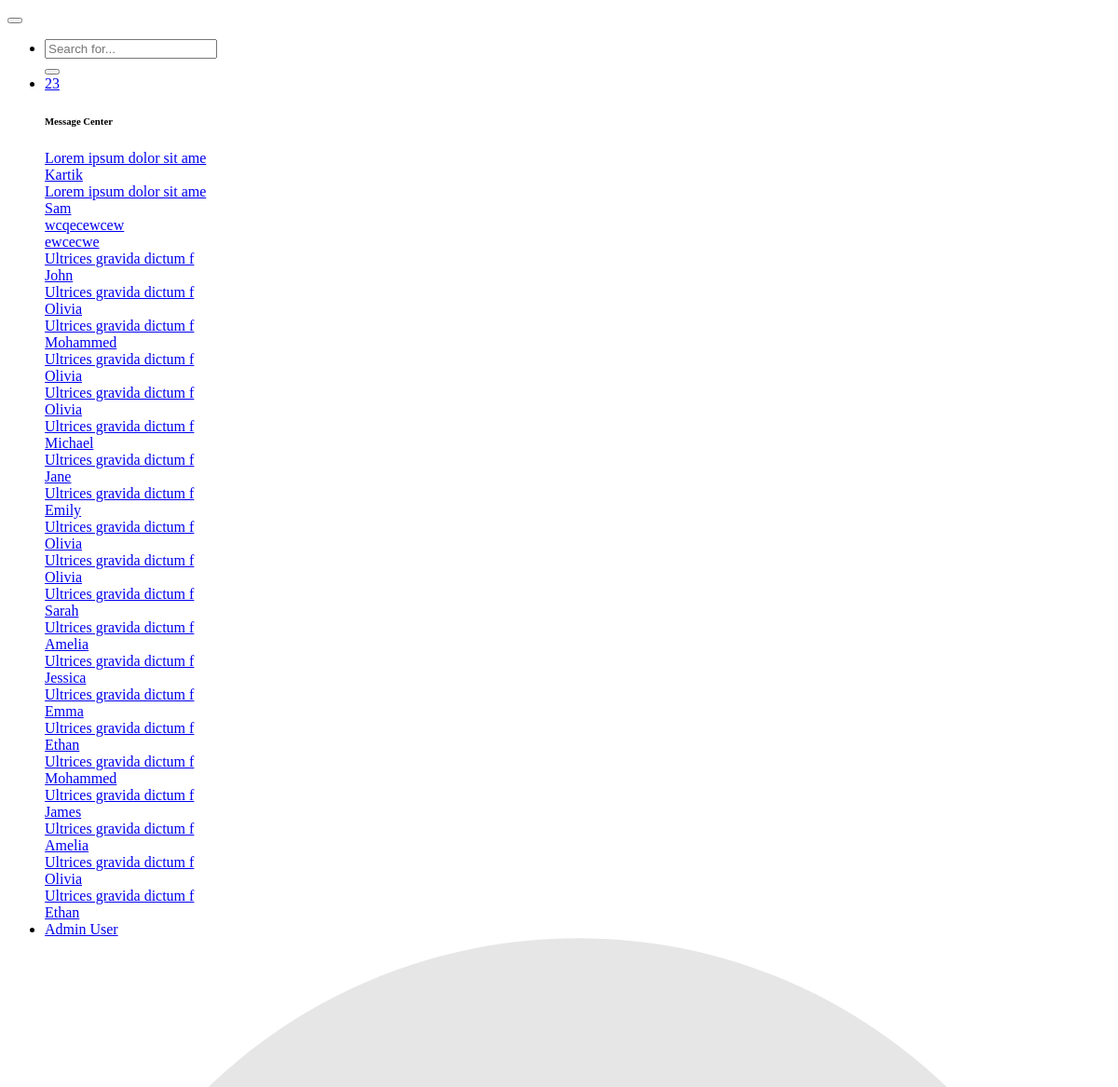
The app's page /admin/dashboard_topbar.php (signed in, upper part), older data.
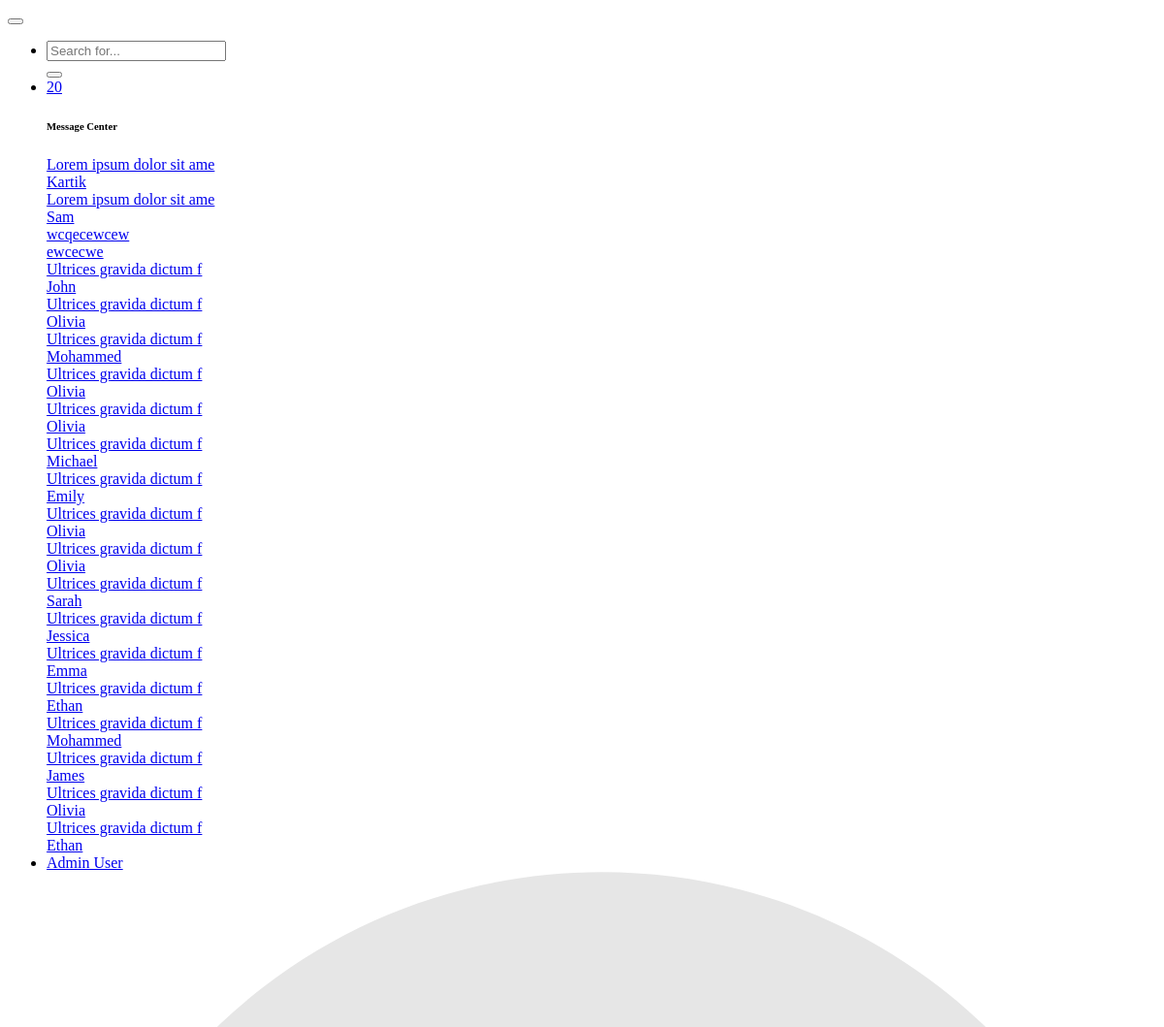
The same page, newer data.
### tables this page shows
CREATE TABLE `contact` (
  `id` int(11) NOT NULL,
  `name` varchar(100) NOT NULL,
  `email` varchar(100) NOT NULL,
  `subject` varchar(200) NOT NULL,
  `message` text NOT NULL,
  `date_time` timestamp NOT NULL DEFAULT current_timestamp() ON UPDATE current_timestamp(),
  `status` int(2) NOT NULL DEFAULT 1 COMMENT '0: deleted\r\n1:new\r\n2: activated\r\n3: deactivated'
);

### admin/dashboard_topbar.php (the view, shortened to what this page needs)
<?php
 require "../session.php";
 ?>
<!DOCTYPE html>
<html>
<body>
<nav class="navbar navbar-expand navbar-light bg-white topbar mb-4 static-top shadow">
                    <button id="sidebarToggleTop" class="btn btn-link d-md-none rounded-circle mr-3">
                    </button>
                    <ul class="navbar-nav ml-auto">
                        <li class="nav-item dropdown no-arrow d-sm-none">
                            <div class="dropdown-menu dropdown-menu-right p-3 shadow animated--grow-in"
                                aria-labelledby="searchDropdown">
                                <form class="form-inline mr-auto w-100 navbar-search">
                                    <div class="input-group">
                                        <input type="text" class="form-control bg-light border-0 small"
                                            placeholder="Search for..." aria-label="Search"
                                            aria-describedby="basic-addon2">
                                        <div class="input-group-append">
                                            <button class="btn btn-primary" type="button">
                                            </button>
                                        </div>
                                    </div>
                                </form>
                            </div>
                        </li>
                        <li class="nav-item dropdown no-arrow mx-1">
                            <a class="nav-link dropdown-toggle" href="#" id="messagesDropdown" role="button"
                                data-toggle="dropdown" aria-haspopup="true" aria-expanded="false">
                                <span class="badge badge-danger badge-counter">
                                    <?php
                                            $year = date("Y") - 1;
                                                $sql = "SELECT * FROM contact WHERE YEAR(date_time) = :year  AND status = 1";
                                                $stm = $conn->prepare($sql);
                                                $stm->execute(['year' => $year]);
                                                $sent_messages = $stm->rowCount();
                                                echo  $sent_messages;
                                            ?>
                                </span>
                            </a>
                            <div class="dropdown-list dropdown-menu dropdown-menu-right shadow animated--grow-in"
                                aria-labelledby="messagesDropdown">
                                <h6 class="dropdown-header">
                                    Message Center
                                </h6>
                                <?php
                                $sql = "SELECT * FROM contact WHERE status = 1";
                                            $statement = $conn->query($sql);
                                            $publishers = $statement->fetchAll(PDO::FETCH_ASSOC);
                                            if ($publishers) {
                                                foreach ($publishers as $row) {
                                                    echo'
                                                    <a class="dropdown-item d-flex align-items-center" href="../admin/messages/view.php?id='.$row['id'].'" target="_blank">
                                    <div class="font-weight-bold">
                                        <div class="text-truncate"> ' . substr($row["message"], 0, 25) . '</div>
                                        <div class="small text-gray-500">' . $row["name"] . '</div>
                                    </div>
                                </a> '
                                                    ;
                                                }
                                            }
                                ?>
                            </div>
                        </li>
                        <li class="nav-item dropdown no-arrow">
                            <a class="nav-link dropdown-toggle" href="#" id="userDropdown" role="button"
                                data-toggle="dropdown" aria-haspopup="true" aria-expanded="false">
                                <span class="mr-2 d-none d-lg-inline text-gray-600 small">Admin User</span>
                                <img class="img-profile rounded-circle"
                                    src="img/undraw_profile.svg">
                            </a>
                        </li>
                    </ul>
                </nav>
</body>
</html>

Row changes from the older to the newer data that the page shows:
no longer on this page (row edited): contact: message "Ultrices gravida dictum f", name "Jane"
no longer on this page (row edited): contact: message "Ultrices gravida dictum f", name "Amelia"
no longer on this page (row edited): contact: message "Ultrices gravida dictum f", name "Amelia"
Text that changed along with them:
$sent_messages: "23" → "20"
